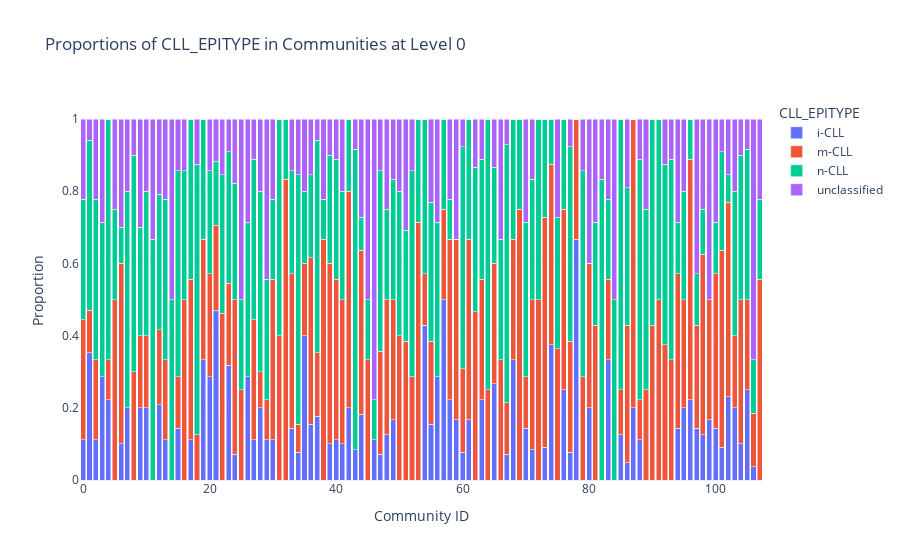
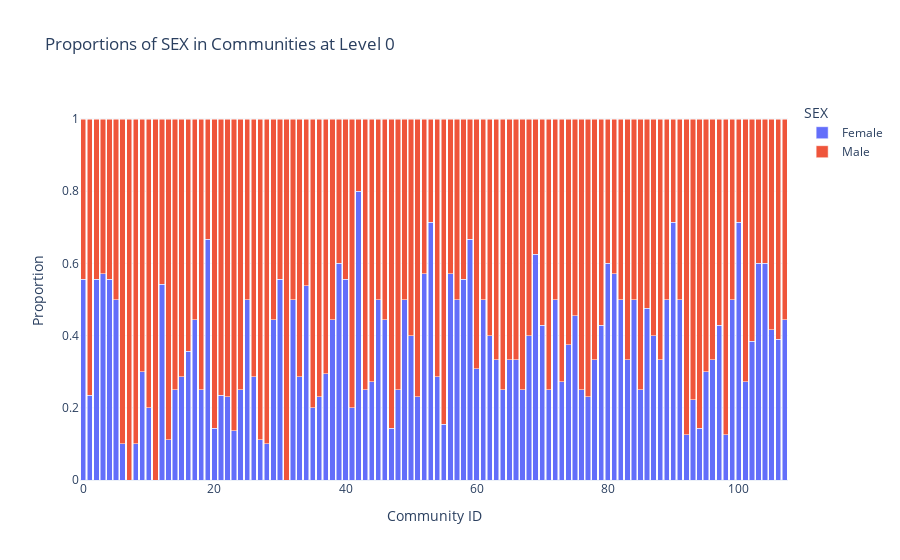
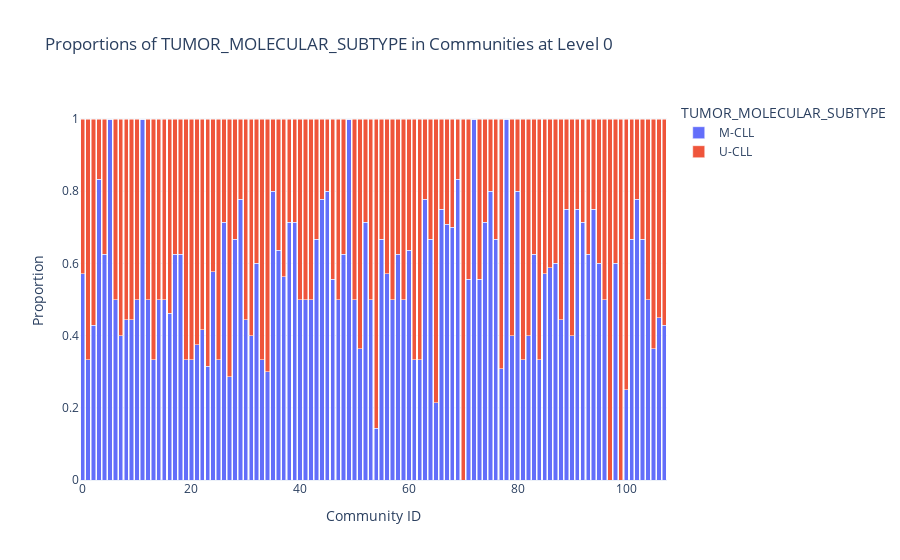
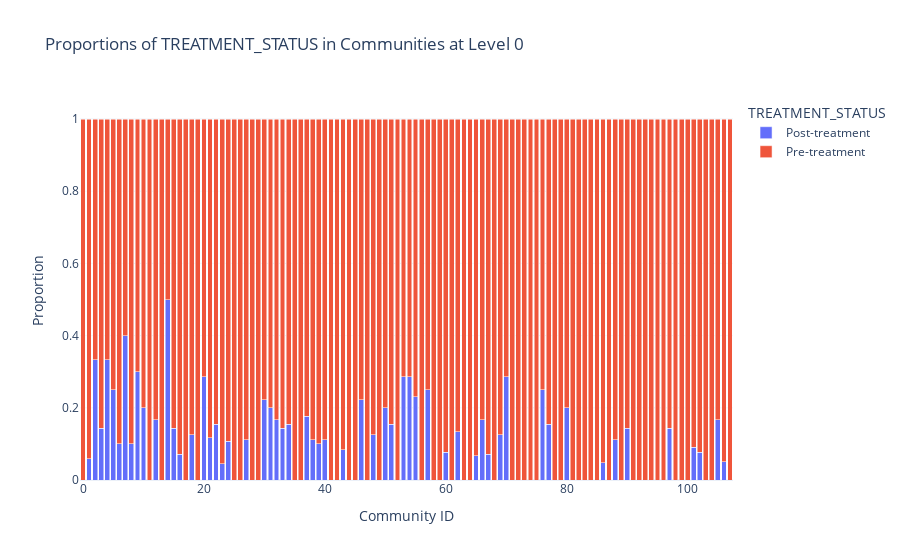

Notebook source saved alongside these figures, in order:
### Code cell
# provide column proportions for each community and plot them
def plot_community_proportions(df, level, column):
    # Filter for the specified level
    df_level = df[df['level'] == level]

    # If cateogircal
    if df_level[column].dtype == 'object' or df_level[column].dtype.name == 'category':
        # Group by community and calculate proportions
        proportions = df_level.groupby(['community_id', column]).size().unstack(fill_value=0)
        proportions = proportions.div(proportions.sum(axis=1), axis=0)  # Normalize to get proportions
        # Reset index for plotting
        proportions = proportions.reset_index()
        proportions = proportions.melt(id_vars='community_id', var_name=column, value_name='proportion')
        # Plot using Plotly
        fig = px.bar(proportions, x='community_id', y='proportion', color=column, barmode='stack',
                    title=f'Proportions of {column} in Communities at Level {level}')
        fig.update_layout(xaxis_title='Community ID', yaxis_title='Proportion')
        fig.show()
    
    # If numerical, do a box plot
    elif np.issubdtype(df_level[column].dtype, np.number):
        # Plot using Seaborn
        plt.figure(figsize=(12, 6))
        sns.boxplot(x='community_id', y=column, data=df_level)
        plt.title(f'Boxplot of {column} in Communities at Level {level}')
        plt.xlabel('Community ID')
        plt.ylabel(column)
        plt.xticks(rotation=90)
        plt.tight_layout()
        plt.show()
    else:
        print(f"Column {column} is neither categorical nor numerical.")

checking_cols =['CLL_EPITYPE', 'SEX', 'TUMOR_MOLECULAR_SUBTYPE', 'AGE_SAMPLING', 'TREATMENT_STATUS', 'PRIOR_TREATMENT_CATEGORY', 'TREATMENT_AFTER_SAMPLING']
# Plot proportions
for col in checking_cols:
        print(f"Plotting proportions for {col}")
        plot_community_proportions(df_with_community, level=0, column=col)

### Figure 1 — Plotly figure (JSON) as saved in the notebook; plotly's stock layout.template omitted (floating-point values rounded to 4 significant figures)
{"data": [{"hovertemplate": "CLL_EPITYPE=i-CLL<br>community_id=%{x}<br>proportion=%{y}<extra></extra>", "legendgroup": "i-CLL", "marker": {"color": "#636efa", "pattern": {"shape": ""}}, "name": "i-CLL", "orientation": "v", "showlegend": true, "textposition": "auto", "type": "bar", "x": [0, 1, 2, 3, 4, 5, 6, 7, 8, 9, 10, 11, 12, 13, 14, 15, 16, 17, 18, 19, 20, 21, 22, 23, 24, 25, 26, 27, 28, 29, 30, 31, 32, 33, 34, 35, 36, 37, 38, 39, 40, 41, 42, 43, 44, 45, 46, 47, 48, 49, 50, 51, 52, 53, 54, 55, 56, 57, 58, 59, 60, 61, 62, 63, 64, 65, 66, 67, 68, 69, 70, 71, 72, 73, 74, 75, 76, 77, 78, 79, 80, 81, 82, 83, 84, 85, 86, 87, 88, 89, 90, 91, 92, 93, 94, 95, 96, 97, 98, 99, 100, 101, 102, 103, 104, 105, 106, 107], "xaxis": "x", "y": [0.1111, 0.3529, 0.1111, 0.2857, 0.2222, 0.0, 0.1, 0.2, 0.0, 0.2, 0.2, 0.0, 0.2083, 0.1111, 0.0, 0.1429, 0.0, 0.1111, 0.0, 0.3333, 0.2857, 0.4706, 0.0, 0.3182, 0.07143, 0.0, 0.2857, 0.1111, 0.2, 0.1111, 0.1111, 0.0, 0.0, 0.1429, 0.07692, 0.4, 0.1538, 0.1765, 0.0, 0.1, 0.1111, 0.1, 0.2, 0.08333, 0.1818, 0.0, 0.1111, 0.07143, 0.125, 0.1667, 0.0, 0.0, 0.0, 0.0, 0.4286, 0.1538, 0.2857, 0.5, 0.2222, 0.1667, 0.07692, 0.1667, 0.0, 0.2222, 0.0, 0.2667, 0.0, 0.07143, 0.3333, 0.0, 0.1429, 0.08333, 0.0, 0.09091, 0.375, 0.0, 0.25, 0.07692, 0.6667, 0.0, 0.2, 0.0, 0.0, 0.3333, 0.0, 0.125, 0.04762, 0.2, 0.1111, 0.0, 0.0, 0.0, 0.0, 0.0, 0.1429, 0.2, 0.2222, 0.1429, 0.125, 0.1667, 0.1429, 0.09091, 0.2308, 0.2, 0.1, 0.25, 0.03704, 0.0], "yaxis": "y"}, {"hovertemplate": "CLL_EPITYPE=m-CLL<br>community_id=%{x}<br>proportion=%{y}<extra></extra>", "legendgroup": "m-CLL", "marker": {"color": "#EF553B", "pattern": {"shape": ""}}, "name": "m-CLL", "orientation": "v", "showlegend": true, "textposition": "auto", "type": "bar", "x": [0, 1, 2, 3, 4, 5, 6, 7, 8, 9, 10, 11, 12, 13, 14, 15, 16, 17, 18, 19, 20, 21, 22, 23, 24, 25, 26, 27, 28, 29, 30, 31, 32, 33, 34, 35, 36, 37, 38, 39, 40, 41, 42, 43, 44, 45, 46, 47, 48, 49, 50, 51, 52, 53, 54, 55, 56, 57, 58, 59, 60, 61, 62, 63, 64, 65, 66, 67, 68, 69, 70, 71, 72, 73, 74, 75, 76, 77, 78, 79, 80, 81, 82, 83, 84, 85, 86, 87, 88, 89, 90, 91, 92, 93, 94, 95, 96, 97, 98, 99, 100, 101, 102, 103, 104, 105, 106, 107], "xaxis": "x", "y": [0.3333, 0.1176, 0.2222, 0.0, 0.1111, 0.5, 0.5, 0.0, 0.3, 0.2, 0.2, 0.0, 0.2083, 0.2222, 0.0, 0.1429, 0.5, 0.4444, 0.125, 0.3333, 0.2857, 0.2353, 0.4615, 0.2273, 0.4286, 0.25, 0.0, 0.3333, 0.1, 0.1111, 0.4444, 0.4, 0.8333, 0.4286, 0.07692, 0.2, 0.4615, 0.1765, 0.6667, 0.5, 0.4444, 0.4, 0.6, 0.0, 0.4545, 0.3333, 0.0, 0.2857, 0.375, 0.3333, 0.4, 0.3846, 0.2857, 0.7143, 0.1429, 0.2308, 0.0, 0.25, 0.4444, 0.5, 0.2308, 0.5, 0.4667, 0.3333, 0.25, 0.3333, 0.3333, 0.1429, 0.3333, 0.75, 0.1429, 0.4167, 0.5, 0.6364, 0.5, 0.3636, 0.5, 0.3077, 0.3333, 0.2857, 0.4, 0.4286, 0.0, 0.2222, 0.0, 0.125, 0.381, 0.8, 0.1111, 0.25, 0.4286, 0.5, 0.375, 0.3333, 0.4286, 0.3, 0.6667, 0.2857, 0.5, 0.3333, 0.4286, 0.5455, 0.5385, 0.2, 0.4, 0.25, 0.1481, 0.5556], "yaxis": "y"}, {"hovertemplate": "CLL_EPITYPE=n-CLL<br>community_id=%{x}<br>proportion=%{y}<extra></extra>", "legendgroup": "n-CLL", "marker": {"color": "#00cc96", "pattern": {"shape": ""}}, "name": "n-CLL", "orientation": "v", "showlegend": true, "textposition": "auto", "type": "bar", "x": [0, 1, 2, 3, 4, 5, 6, 7, 8, 9, 10, 11, 12, 13, 14, 15, 16, 17, 18, 19, 20, 21, 22, 23, 24, 25, 26, 27, 28, 29, 30, 31, 32, 33, 34, 35, 36, 37, 38, 39, 40, 41, 42, 43, 44, 45, 46, 47, 48, 49, 50, 51, 52, 53, 54, 55, 56, 57, 58, 59, 60, 61, 62, 63, 64, 65, 66, 67, 68, 69, 70, 71, 72, 73, 74, 75, 76, 77, 78, 79, 80, 81, 82, 83, 84, 85, 86, 87, 88, 89, 90, 91, 92, 93, 94, 95, 96, 97, 98, 99, 100, 101, 102, 103, 104, 105, 106, 107], "xaxis": "x", "y": [0.3333, 0.4706, 0.4444, 0.4286, 0.6667, 0.25, 0.1, 0.6, 0.6, 0.3, 0.4, 0.6667, 0.375, 0.4444, 0.5, 0.5714, 0.3571, 0.4444, 0.75, 0.3333, 0.2857, 0.1765, 0.3846, 0.3636, 0.3214, 0.25, 0.4286, 0.4444, 0.5, 0.3333, 0.2222, 0.6, 0.1667, 0.2857, 0.6923, 0.2, 0.2308, 0.5882, 0.1111, 0.3, 0.3333, 0.3, 0.2, 0.8333, 0.09091, 0.1667, 0.1111, 0.5, 0.25, 0.3333, 0.4, 0.3077, 0.5714, 0.2857, 0.4286, 0.3846, 0.4286, 0.25, 0.1111, 0.0, 0.6154, 0.3333, 0.4, 0.3333, 0.75, 0.2667, 0.3333, 0.7143, 0.3333, 0.25, 0.4286, 0.3333, 0.5, 0.2727, 0.125, 0.3636, 0.25, 0.5385, 0.0, 0.5714, 0.0, 0.2857, 0.8333, 0.2222, 0.5, 0.75, 0.381, 0.0, 0.6667, 0.5, 0.5714, 0.5, 0.5, 0.5556, 0.1429, 0.3, 0.1111, 0.1429, 0.125, 0.0, 0.1429, 0.2727, 0.07692, 0.4, 0.4, 0.4167, 0.1481, 0.2222], "yaxis": "y"}, {"hovertemplate": "CLL_EPITYPE=unclassified<br>community_id=%{x}<br>proportion=%{y}<extra></extra>", "legendgroup": "unclassified", "marker": {"color": "#ab63fa", "pattern": {"shape": ""}}, "name": "unclassified", "orientation": "v", "showlegend": true, "textposition": "auto", "type": "bar", "x": [0, 1, 2, 3, 4, 5, 6, 7, 8, 9, 10, 11, 12, 13, 14, 15, 16, 17, 18, 19, 20, 21, 22, 23, 24, 25, 26, 27, 28, 29, 30, 31, 32, 33, 34, 35, 36, 37, 38, 39, 40, 41, 42, 43, 44, 45, 46, 47, 48, 49, 50, 51, 52, 53, 54, 55, 56, 57, 58, 59, 60, 61, 62, 63, 64, 65, 66, 67, 68, 69, 70, 71, 72, 73, 74, 75, 76, 77, 78, 79, 80, 81, 82, 83, 84, 85, 86, 87, 88, 89, 90, 91, 92, 93, 94, 95, 96, 97, 98, 99, 100, 101, 102, 103, 104, 105, 106, 107], "xaxis": "x", "y": [0.2222, 0.05882, 0.2222, 0.2857, 0.0, 0.25, 0.3, 0.2, 0.1, 0.3, 0.2, 0.3333, 0.2083, 0.2222, 0.5, 0.1429, 0.1429, 0.0, 0.125, 0.0, 0.1429, 0.1176, 0.1538, 0.09091, 0.1786, 0.5, 0.2857, 0.1111, 0.2, 0.4444, 0.2222, 0.0, 0.0, 0.1429, 0.1538, 0.2, 0.1538, 0.05882, 0.2222, 0.1, 0.1111, 0.2, 0.0, 0.08333, 0.2727, 0.5, 0.7778, 0.1429, 0.25, 0.1667, 0.2, 0.3077, 0.1429, 0.0, 0.0, 0.2308, 0.2857, 0.0, 0.2222, 0.3333, 0.07692, 0.0, 0.1333, 0.1111, 0.0, 0.1333, 0.3333, 0.07143, 0.0, 0.0, 0.2857, 0.1667, 0.0, 0.0, 0.0, 0.2727, 0.0, 0.07692, 0.0, 0.1429, 0.4, 0.2857, 0.1667, 0.2222, 0.5, 0.0, 0.1905, 0.0, 0.1111, 0.25, 0.0, 0.0, 0.125, 0.1111, 0.2857, 0.2, 0.0, 0.4286, 0.25, 0.5, 0.2857, 0.09091, 0.1538, 0.2, 0.1, 0.08333, 0.6667, 0.2222], "yaxis": "y"}], "layout": {"barmode": "stack", "legend": {"title": {"text": "CLL_EPITYPE"}, "tracegroupgap": 0}, "title": {"text": "Proportions of CLL_EPITYPE in Communities at Level 0"}, "xaxis": {"anchor": "y", "domain": [0, 1], "title": {"text": "Community ID"}}, "yaxis": {"anchor": "x", "domain": [0, 1], "title": {"text": "Proportion"}}}}

### Figure 2 — Plotly figure (JSON) as saved in the notebook; plotly's stock layout.template omitted (floating-point values rounded to 4 significant figures)
{"data": [{"hovertemplate": "SEX=Female<br>community_id=%{x}<br>proportion=%{y}<extra></extra>", "legendgroup": "Female", "marker": {"color": "#636efa", "pattern": {"shape": ""}}, "name": "Female", "orientation": "v", "showlegend": true, "textposition": "auto", "type": "bar", "x": [0, 1, 2, 3, 4, 5, 6, 7, 8, 9, 10, 11, 12, 13, 14, 15, 16, 17, 18, 19, 20, 21, 22, 23, 24, 25, 26, 27, 28, 29, 30, 31, 32, 33, 34, 35, 36, 37, 38, 39, 40, 41, 42, 43, 44, 45, 46, 47, 48, 49, 50, 51, 52, 53, 54, 55, 56, 57, 58, 59, 60, 61, 62, 63, 64, 65, 66, 67, 68, 69, 70, 71, 72, 73, 74, 75, 76, 77, 78, 79, 80, 81, 82, 83, 84, 85, 86, 87, 88, 89, 90, 91, 92, 93, 94, 95, 96, 97, 98, 99, 100, 101, 102, 103, 104, 105, 106, 107], "xaxis": "x", "y": [0.5556, 0.2353, 0.5556, 0.5714, 0.5556, 0.5, 0.1, 0.0, 0.1, 0.3, 0.2, 0.0, 0.5417, 0.1111, 0.25, 0.2857, 0.3571, 0.4444, 0.25, 0.6667, 0.1429, 0.2353, 0.2308, 0.1364, 0.25, 0.5, 0.2857, 0.1111, 0.1, 0.4444, 0.5556, 0.0, 0.5, 0.2857, 0.5385, 0.2, 0.2308, 0.2941, 0.4444, 0.6, 0.5556, 0.2, 0.8, 0.25, 0.2727, 0.5, 0.4444, 0.1429, 0.25, 0.5, 0.4, 0.2308, 0.5714, 0.7143, 0.2857, 0.1538, 0.5714, 0.5, 0.5556, 0.6667, 0.3077, 0.5, 0.4, 0.3333, 0.25, 0.3333, 0.3333, 0.25, 0.4, 0.625, 0.4286, 0.25, 0.5, 0.2727, 0.375, 0.4545, 0.25, 0.2308, 0.3333, 0.4286, 0.6, 0.5714, 0.5, 0.3333, 0.5, 0.25, 0.4762, 0.4, 0.3333, 0.5, 0.7143, 0.5, 0.125, 0.2222, 0.1429, 0.3, 0.3333, 0.4286, 0.125, 0.5, 0.7143, 0.2727, 0.3846, 0.6, 0.6, 0.4167, 0.3899, 0.4444], "yaxis": "y"}, {"hovertemplate": "SEX=Male<br>community_id=%{x}<br>proportion=%{y}<extra></extra>", "legendgroup": "Male", "marker": {"color": "#EF553B", "pattern": {"shape": ""}}, "name": "Male", "orientation": "v", "showlegend": true, "textposition": "auto", "type": "bar", "x": [0, 1, 2, 3, 4, 5, 6, 7, 8, 9, 10, 11, 12, 13, 14, 15, 16, 17, 18, 19, 20, 21, 22, 23, 24, 25, 26, 27, 28, 29, 30, 31, 32, 33, 34, 35, 36, 37, 38, 39, 40, 41, 42, 43, 44, 45, 46, 47, 48, 49, 50, 51, 52, 53, 54, 55, 56, 57, 58, 59, 60, 61, 62, 63, 64, 65, 66, 67, 68, 69, 70, 71, 72, 73, 74, 75, 76, 77, 78, 79, 80, 81, 82, 83, 84, 85, 86, 87, 88, 89, 90, 91, 92, 93, 94, 95, 96, 97, 98, 99, 100, 101, 102, 103, 104, 105, 106, 107], "xaxis": "x", "y": [0.4444, 0.7647, 0.4444, 0.4286, 0.4444, 0.5, 0.9, 1.0, 0.9, 0.7, 0.8, 1.0, 0.4583, 0.8889, 0.75, 0.7143, 0.6429, 0.5556, 0.75, 0.3333, 0.8571, 0.7647, 0.7692, 0.8636, 0.75, 0.5, 0.7143, 0.8889, 0.9, 0.5556, 0.4444, 1.0, 0.5, 0.7143, 0.4615, 0.8, 0.7692, 0.7059, 0.5556, 0.4, 0.4444, 0.8, 0.2, 0.75, 0.7273, 0.5, 0.5556, 0.8571, 0.75, 0.5, 0.6, 0.7692, 0.4286, 0.2857, 0.7143, 0.8462, 0.4286, 0.5, 0.4444, 0.3333, 0.6923, 0.5, 0.6, 0.6667, 0.75, 0.6667, 0.6667, 0.75, 0.6, 0.375, 0.5714, 0.75, 0.5, 0.7273, 0.625, 0.5455, 0.75, 0.7692, 0.6667, 0.5714, 0.4, 0.4286, 0.5, 0.6667, 0.5, 0.75, 0.5238, 0.6, 0.6667, 0.5, 0.2857, 0.5, 0.875, 0.7778, 0.8571, 0.7, 0.6667, 0.5714, 0.875, 0.5, 0.2857, 0.7273, 0.6154, 0.4, 0.4, 0.5833, 0.6101, 0.5556], "yaxis": "y"}], "layout": {"barmode": "stack", "legend": {"title": {"text": "SEX"}, "tracegroupgap": 0}, "title": {"text": "Proportions of SEX in Communities at Level 0"}, "xaxis": {"anchor": "y", "domain": [0, 1], "title": {"text": "Community ID"}}, "yaxis": {"anchor": "x", "domain": [0, 1], "title": {"text": "Proportion"}}}}

### Figure 3 — Plotly figure (JSON) as saved in the notebook; plotly's stock layout.template omitted (floating-point values rounded to 4 significant figures)
{"data": [{"hovertemplate": "TUMOR_MOLECULAR_SUBTYPE=M-CLL<br>community_id=%{x}<br>proportion=%{y}<extra></extra>", "legendgroup": "M-CLL", "marker": {"color": "#636efa", "pattern": {"shape": ""}}, "name": "M-CLL", "orientation": "v", "showlegend": true, "textposition": "auto", "type": "bar", "x": [0, 1, 2, 3, 4, 5, 6, 7, 8, 9, 10, 11, 12, 13, 14, 15, 16, 17, 18, 19, 20, 21, 22, 23, 24, 25, 26, 27, 28, 29, 30, 31, 32, 33, 34, 35, 36, 37, 38, 39, 40, 41, 42, 43, 44, 45, 46, 47, 48, 49, 50, 51, 52, 53, 54, 55, 56, 57, 58, 59, 60, 61, 62, 63, 64, 65, 66, 67, 68, 69, 70, 71, 72, 73, 74, 75, 76, 77, 78, 79, 80, 81, 82, 83, 84, 85, 86, 87, 88, 89, 90, 91, 92, 93, 94, 95, 96, 97, 98, 99, 100, 101, 102, 103, 104, 105, 106, 107], "xaxis": "x", "y": [0.5714, 0.3333, 0.4286, 0.8333, 0.625, 1.0, 0.5, 0.4, 0.4444, 0.4444, 0.5, 1.0, 0.5, 0.3333, 0.5, 0.5, 0.4615, 0.625, 0.625, 0.3333, 0.3333, 0.375, 0.4167, 0.3158, 0.5769, 0.3333, 0.7143, 0.2857, 0.6667, 0.7778, 0.4444, 0.4, 0.6, 0.3333, 0.3, 0.8, 0.6364, 0.5625, 0.7143, 0.7143, 0.5, 0.5, 0.5, 0.6667, 0.7778, 0.8, 0.5556, 0.5, 0.625, 1.0, 0.5, 0.3636, 0.7143, 0.5, 0.1429, 0.6667, 0.5714, 0.5, 0.625, 0.5, 0.6364, 0.3333, 0.3333, 0.7778, 0.6667, 0.2143, 0.75, 0.7083, 0.7, 0.8333, 0.0, 0.5556, 1.0, 0.5556, 0.7143, 0.8, 0.6667, 0.3077, 1.0, 0.4, 0.8, 0.3333, 0.4, 0.625, 0.3333, 0.5714, 0.5882, 0.6, 0.4444, 0.75, 0.4, 0.75, 0.7143, 0.625, 0.75, 0.6, 0.5, 0.0, 0.6, 0.0, 0.25, 0.6667, 0.7778, 0.6667, 0.5, 0.3636, 0.449, 0.4286], "yaxis": "y"}, {"hovertemplate": "TUMOR_MOLECULAR_SUBTYPE=U-CLL<br>community_id=%{x}<br>proportion=%{y}<extra></extra>", "legendgroup": "U-CLL", "marker": {"color": "#EF553B", "pattern": {"shape": ""}}, "name": "U-CLL", "orientation": "v", "showlegend": true, "textposition": "auto", "type": "bar", "x": [0, 1, 2, 3, 4, 5, 6, 7, 8, 9, 10, 11, 12, 13, 14, 15, 16, 17, 18, 19, 20, 21, 22, 23, 24, 25, 26, 27, 28, 29, 30, 31, 32, 33, 34, 35, 36, 37, 38, 39, 40, 41, 42, 43, 44, 45, 46, 47, 48, 49, 50, 51, 52, 53, 54, 55, 56, 57, 58, 59, 60, 61, 62, 63, 64, 65, 66, 67, 68, 69, 70, 71, 72, 73, 74, 75, 76, 77, 78, 79, 80, 81, 82, 83, 84, 85, 86, 87, 88, 89, 90, 91, 92, 93, 94, 95, 96, 97, 98, 99, 100, 101, 102, 103, 104, 105, 106, 107], "xaxis": "x", "y": [0.4286, 0.6667, 0.5714, 0.1667, 0.375, 0.0, 0.5, 0.6, 0.5556, 0.5556, 0.5, 0.0, 0.5, 0.6667, 0.5, 0.5, 0.5385, 0.375, 0.375, 0.6667, 0.6667, 0.625, 0.5833, 0.6842, 0.4231, 0.6667, 0.2857, 0.7143, 0.3333, 0.2222, 0.5556, 0.6, 0.4, 0.6667, 0.7, 0.2, 0.3636, 0.4375, 0.2857, 0.2857, 0.5, 0.5, 0.5, 0.3333, 0.2222, 0.2, 0.4444, 0.5, 0.375, 0.0, 0.5, 0.6364, 0.2857, 0.5, 0.8571, 0.3333, 0.4286, 0.5, 0.375, 0.5, 0.3636, 0.6667, 0.6667, 0.2222, 0.3333, 0.7857, 0.25, 0.2917, 0.3, 0.1667, 1.0, 0.4444, 0.0, 0.4444, 0.2857, 0.2, 0.3333, 0.6923, 0.0, 0.6, 0.2, 0.6667, 0.6, 0.375, 0.6667, 0.4286, 0.4118, 0.4, 0.5556, 0.25, 0.6, 0.25, 0.2857, 0.375, 0.25, 0.4, 0.5, 1.0, 0.4, 1.0, 0.75, 0.3333, 0.2222, 0.3333, 0.5, 0.6364, 0.551, 0.5714], "yaxis": "y"}], "layout": {"barmode": "stack", "legend": {"title": {"text": "TUMOR_MOLECULAR_SUBTYPE"}, "tracegroupgap": 0}, "title": {"text": "Proportions of TUMOR_MOLECULAR_SUBTYPE in Communities at Level 0"}, "xaxis": {"anchor": "y", "domain": [0, 1], "title": {"text": "Community ID"}}, "yaxis": {"anchor": "x", "domain": [0, 1], "title": {"text": "Proportion"}}}}

### Figure 4 — Plotly figure (JSON) as saved in the notebook; plotly's stock layout.template omitted (floating-point values rounded to 4 significant figures)
{"data": [{"hovertemplate": "TREATMENT_STATUS=Post-treatment<br>community_id=%{x}<br>proportion=%{y}<extra></extra>", "legendgroup": "Post-treatment", "marker": {"color": "#636efa", "pattern": {"shape": ""}}, "name": "Post-treatment", "orientation": "v", "showlegend": true, "textposition": "auto", "type": "bar", "x": [0, 1, 2, 3, 4, 5, 6, 7, 8, 9, 10, 11, 12, 13, 14, 15, 16, 17, 18, 19, 20, 21, 22, 23, 24, 25, 26, 27, 28, 29, 30, 31, 32, 33, 34, 35, 36, 37, 38, 39, 40, 41, 42, 43, 44, 45, 46, 47, 48, 49, 50, 51, 52, 53, 54, 55, 56, 57, 58, 59, 60, 61, 62, 63, 64, 65, 66, 67, 68, 69, 70, 71, 72, 73, 74, 75, 76, 77, 78, 79, 80, 81, 82, 83, 84, 85, 86, 87, 88, 89, 90, 91, 92, 93, 94, 95, 96, 97, 98, 99, 100, 101, 102, 103, 104, 105, 106, 107], "xaxis": "x", "y": [0.0, 0.05882, 0.3333, 0.1429, 0.3333, 0.25, 0.1, 0.4, 0.1, 0.3, 0.2, 0.0, 0.1667, 0.0, 0.5, 0.1429, 0.07143, 0.0, 0.125, 0.0, 0.2857, 0.1176, 0.1538, 0.04545, 0.1071, 0.0, 0.0, 0.1111, 0.0, 0.0, 0.2222, 0.2, 0.1667, 0.1429, 0.1538, 0.0, 0.0, 0.1765, 0.1111, 0.1, 0.1111, 0.0, 0.0, 0.08333, 0.0, 0.0, 0.2222, 0.0, 0.125, 0.0, 0.2, 0.1538, 0.0, 0.2857, 0.2857, 0.2308, 0.0, 0.25, 0.0, 0.0, 0.07692, 0.0, 0.1333, 0.0, 0.0, 0.06667, 0.1667, 0.07143, 0.0, 0.125, 0.2857, 0.0, 0.0, 0.0, 0.0, 0.0, 0.25, 0.1538, 0.0, 0.0, 0.2, 0.0, 0.0, 0.0, 0.0, 0.0, 0.04762, 0.0, 0.1111, 0.0, 0.1429, 0.0, 0.0, 0.0, 0.0, 0.0, 0.0, 0.1429, 0.0, 0.0, 0.0, 0.09091, 0.07692, 0.0, 0.0, 0.1667, 0.05031, 0.0], "yaxis": "y"}, {"hovertemplate": "TREATMENT_STATUS=Pre-treatment<br>community_id=%{x}<br>proportion=%{y}<extra></extra>", "legendgroup": "Pre-treatment", "marker": {"color": "#EF553B", "pattern": {"shape": ""}}, "name": "Pre-treatment", "orientation": "v", "showlegend": true, "textposition": "auto", "type": "bar", "x": [0, 1, 2, 3, 4, 5, 6, 7, 8, 9, 10, 11, 12, 13, 14, 15, 16, 17, 18, 19, 20, 21, 22, 23, 24, 25, 26, 27, 28, 29, 30, 31, 32, 33, 34, 35, 36, 37, 38, 39, 40, 41, 42, 43, 44, 45, 46, 47, 48, 49, 50, 51, 52, 53, 54, 55, 56, 57, 58, 59, 60, 61, 62, 63, 64, 65, 66, 67, 68, 69, 70, 71, 72, 73, 74, 75, 76, 77, 78, 79, 80, 81, 82, 83, 84, 85, 86, 87, 88, 89, 90, 91, 92, 93, 94, 95, 96, 97, 98, 99, 100, 101, 102, 103, 104, 105, 106, 107], "xaxis": "x", "y": [1.0, 0.9412, 0.6667, 0.8571, 0.6667, 0.75, 0.9, 0.6, 0.9, 0.7, 0.8, 1.0, 0.8333, 1.0, 0.5, 0.8571, 0.9286, 1.0, 0.875, 1.0, 0.7143, 0.8824, 0.8462, 0.9545, 0.8929, 1.0, 1.0, 0.8889, 1.0, 1.0, 0.7778, 0.8, 0.8333, 0.8571, 0.8462, 1.0, 1.0, 0.8235, 0.8889, 0.9, 0.8889, 1.0, 1.0, 0.9167, 1.0, 1.0, 0.7778, 1.0, 0.875, 1.0, 0.8, 0.8462, 1.0, 0.7143, 0.7143, 0.7692, 1.0, 0.75, 1.0, 1.0, 0.9231, 1.0, 0.8667, 1.0, 1.0, 0.9333, 0.8333, 0.9286, 1.0, 0.875, 0.7143, 1.0, 1.0, 1.0, 1.0, 1.0, 0.75, 0.8462, 1.0, 1.0, 0.8, 1.0, 1.0, 1.0, 1.0, 1.0, 0.9524, 1.0, 0.8889, 1.0, 0.8571, 1.0, 1.0, 1.0, 1.0, 1.0, 1.0, 0.8571, 1.0, 1.0, 1.0, 0.9091, 0.9231, 1.0, 1.0, 0.8333, 0.9497, 1.0], "yaxis": "y"}], "layout": {"barmode": "stack", "legend": {"title": {"text": "TREATMENT_STATUS"}, "tracegroupgap": 0}, "title": {"text": "Proportions of TREATMENT_STATUS in Communities at Level 0"}, "xaxis": {"anchor": "y", "domain": [0, 1], "title": {"text": "Community ID"}}, "yaxis": {"anchor": "x", "domain": [0, 1], "title": {"text": "Proportion"}}}}
